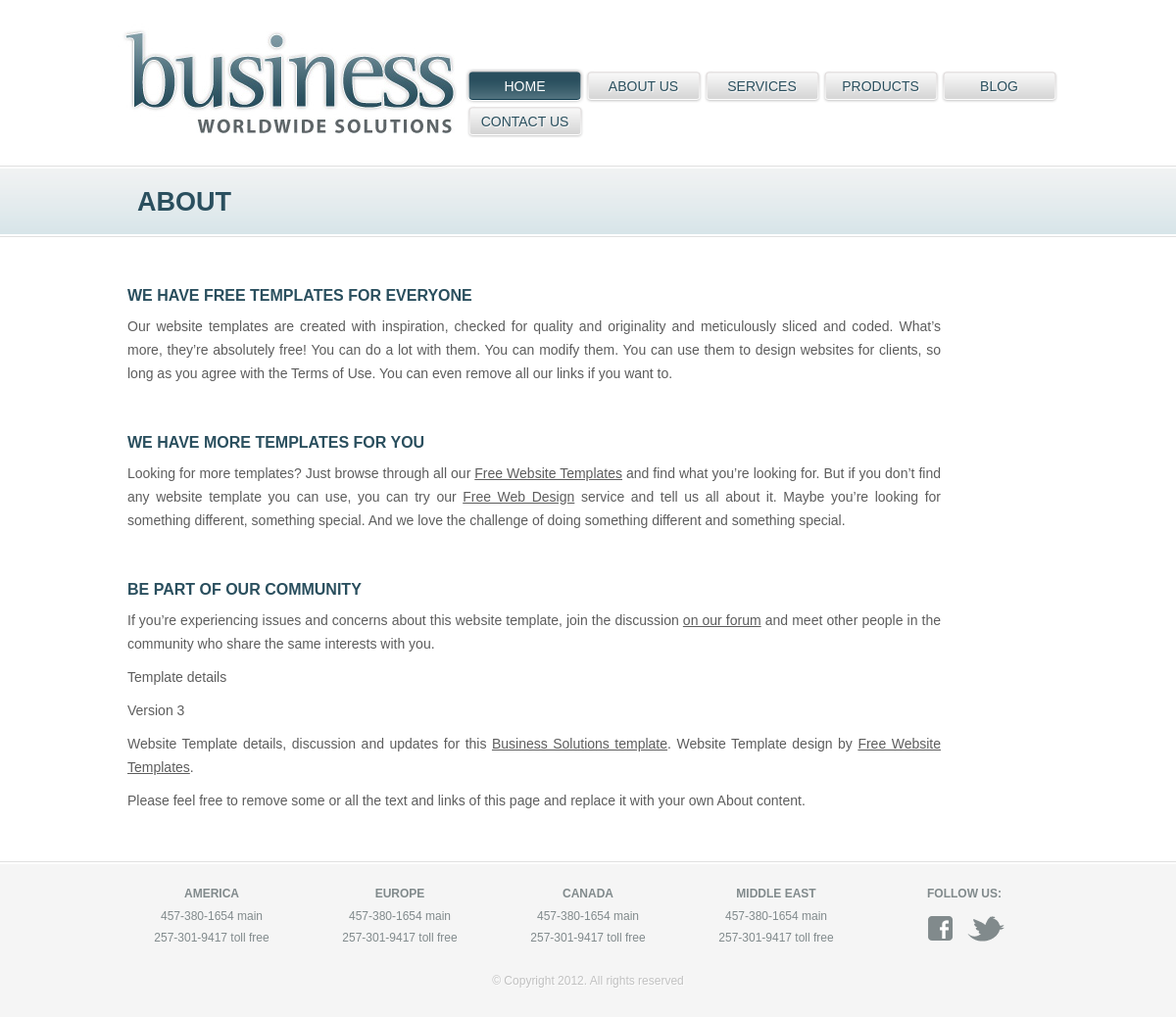
The page /about/ on the database its author committed.
### about/models.py (models this page shows)
class About(models.Model):
    a_heading = models.TextField(default='default heading...')
    a_paragraphs = models.TextField(default='default content...')

### about/views.py (the view)
# urls.py: path('about/', about_detail_view, name='about'),
def about_detail_view(request):
    obj = About.objects.get(id=1)
    context = {
        'object': obj,
    }
    return render(request,'about.html',context)

### templates/about.html (shortened to what this page needs)
{% load static %}
<!DOCTYPE html>
<html>
<head>
<link rel="stylesheet" type="text/css" href="{% static 'style.css' %}" media="all" />
</head>
<body>
  {% include 'nav.html' %}
	<div id="body">
		<div class="about">
			<h1>about</h1>
			<div>
				<h2>{{object.a_heading}}</h2>
				<p>{{object.a_paragraphs}}</p>
			</div>
			<div>
				<h2>We Have More Templates for You</h2>
				<p>Looking for more templates? Just browse through all our <a href="http://www.freewebsitetemplates.com/">Free Website Templates</a> and find what you’re looking for. But if you don’t find any website template you can use, you can try our <a href="http://www.freewebsitetemplates.com/freewebdesign/">Free Web Design</a> service and tell us all about it. Maybe you’re looking for something different, something special. And we love the challenge of doing something different and something special.</p>
			</div>
			<div>
				<h2>Be Part of Our Community</h2>
				<p>If you’re experiencing issues and concerns about this website template, join the discussion <a href="http://www.freewebsitetemplates.com/forum/">on our forum</a> and meet other people in the community who share the same interests with you.</p>
				<p>Template details</p>
				<p>Version 3</p>
				<p>Website Template details, discussion and updates for this <a href="http://www.freewebsitetemplates.com/forum/f18/business-world-website-template-18525">Business Solutions template</a>. Website Template design by <a href="http://www.freewebsitetemplates.com/">Free Website Templates</a>.</p>
				<p>Please feel free to remove some or all the text and links of this page and replace it with your own About content.</p>
			</div>
		</div>
	</div>
		<div id="footer">
			<div>
				<div>
					<h3>america</h3>
					<ul>
						<li>457-380-1654 main</li>
						<li>257-301-9417 toll free</li>
					</ul>
				</div>
				<div>
					<h3>europe</h3>
					<ul>
						<li>457-380-1654 main</li>
						<li>257-301-9417 toll free</li>
					</ul>
				</div>
				<div>
					<h3>canada</h3>
					<ul>
						<li>457-380-1654 main</li>
						<li>257-301-9417 toll free</li>
					</ul>
				</div>
				<div>
					<h3>middle east</h3>
					<ul>
						<li>457-380-1654 main</li>
						<li>257-301-9417 toll free</li>
					</ul>
				</div>
				<div>
					<h3>follow us:</h3>
					<a class="facebook" href="http://facebook.com/freewebsitetemplates" target="_blank">facebook</a>
					<a class="twitter" href="http://twitter.com/fwtemplates" target="_blank">twitter</a>
				</div>
			</div>
			<div>
				<p>&copy Copyright 2012. All rights reserved</p>
			</div>
		</div>
	</body>
</html>

### templates/style.css (style rules this page uses)
body { font-family: Arial, Helvetica, sans-serif; margin:0; padding: 0; }
#body { background: url(images/bg-content.gif) repeat-x top left; margin: 0; padding: 0; min-width: 960px; }
#body .contact, #body .about, #body .services, #body .blog { margin: 0 auto; padding: 25px 10px 50px 10px; width: 940px; }
#body h1 { color: #2a4f5e; font-size: 27px; font-weight: bold; height: 74px; line-height: 74px; margin: 0; padding: 0; text-indent: 10px; text-transform: uppercase; }
#body .about div { padding: 50px 0 0 0; }
#body .about h2 { color: #2a4f5e; font-size: 16px; font-weight: bold; margin: 0; padding: 0; text-transform: uppercase; }
#body .about p { color: #5d5d5d; font-size: 14px; line-height: 24px; margin: 10px 0 0; padding: 0; text-align: justify; width: 830px; }
#body .about p a { color: #5d5d5d; }
#footer { background: #f5f5f5 url(images/bg-footer.gif) repeat-x top left; margin: 0; min-width: 960px; padding: 0; }
#footer div { margin: 0 auto; overflow: hidden; padding: 26px 0 0; width: 960px; }
#footer div div { float: left; margin: 0; padding: 0; text-align: center; width: 192px; }
#footer div div h3 { color: #818a8c; font-size: 12px; font-weight: bold; margin: 0 0 5px 0; padding: 0; text-transform: uppercase; }
#footer div div ul, #footer div div ul li { margin: 0; list-style: none; padding: 0; }
#footer div div ul li { font-size: 12px; line-height: 22px; color: #818a8c; }
#footer div a.facebook, #footer div a.twitter { display: block; float: left; height: 27px; margin: 10px 0 0; text-indent: -99999em; width: 40px; }
#footer div a.facebook, #footer div a.twitter { background: url(images/icons.gif) no-repeat; }
#footer div a.facebook { background-position: 0 0; margin: 10px 0 0 58px; _margin: 10px 0 0 28px; }
#footer div a.twitter { background-position: 0 -37px; }
#footer div p { color: #c1c1c1; font-size: 12px; margin: 0; padding: 0 0 30px 0; text-align: center; text-shadow: 1px 1px 1px #fff; }

### rows shown on the page
About: a_heading "WE HAVE FREE TEMPLATES FOR EVERYONE", a_paragraphs "Our website templates are created with inspiration, checked for quality and originality and meticulously sliced and coded. What’s more, they’re absolutely free! You can do a lot with them. You can modify them. You can use them to design websites for clients, so long as you agree with the Terms of Use. You can even remove all our links if you want to."
